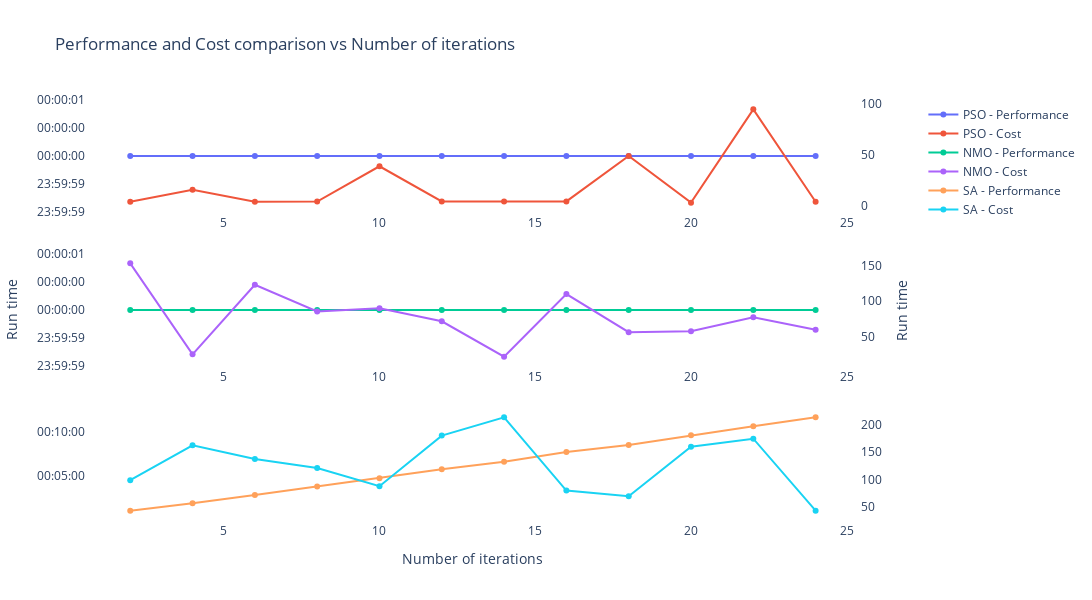

This figure's notebook cell:
### Markdown cell above
<h3>Combined subplots for all algorithms</h3>

### Code cell
fig = make_subplots(rows= 3, cols= 1, shared_xaxes=True, specs=[[{"secondary_y": True}],[{"secondary_y": True}],[{"secondary_y": True}]])

fig.add_trace(go.Scatter(x= df['index'], y= pd.to_datetime(df['performance']), name= 'PSO - Performance'),secondary_y=False, row= 1, col= 1)
fig.add_trace(go.Scatter(x= df['index'], y= abs(df['score']), name= 'PSO - Cost'), secondary_y= True, row= 1, col= 1)

fig.add_trace(go.Scatter(x= df2['index'], y= pd.to_datetime(df2['performace']), name= 'NMO - Performance'),secondary_y=False,row= 2, col= 1)
fig.add_trace(go.Scatter(x= df2['index'], y= abs(df2['score']), name= 'NMO - Cost'), secondary_y= True, row= 2, col= 1)

fig.add_trace(go.Scatter(x= df3['iteration'], y= pd.to_datetime(df3['execution_time'], unit='s'), name= 'SA - Performance'),secondary_y=False, row= 3, col= 1)
fig.add_trace(go.Scatter(x= df3['iteration'], y= abs(df3['best_cost']), name= 'SA - Cost'), secondary_y= True, row= 3, col= 1)

fig.update_layout(
    title= 'Performance and Cost comparison vs Number of iterations',
    plot_bgcolor='white',
    height=600, 
    width=1100
)

fig.update_yaxes(showline= True,tickformat= "%H:%M:%S",row=1,col=1)
fig.update_yaxes(showline= True,title= 'Run time',tickformat= "%H:%M:%S",row=2,col=1)
fig.update_yaxes(showline= True,tickformat= "%H:%M:%S",row=3,col=1)

fig.update_xaxes(showline=True,showgrid=False, showticklabels=True, row=1,col=1)
fig.update_xaxes(showline=True,showgrid=False, showticklabels=True, row=2,col=1)
fig.update_xaxes(showline=True,showgrid=False, showticklabels=True,title= 'Number of iterations', row=3,col=1)

### Figure 1 — Plotly figure (JSON) as saved in the notebook; plotly's stock layout.template omitted (floating-point values rounded to 4 significant figures)
{"data": [{"name": "PSO - Performance", "type": "scatter", "x": [2, 4, 6, 8, 10, 12, 14, 16, 18, 20, 22, 24], "xaxis": "x", "y": ["1970-01-01T00:00:00", "1970-01-01T00:00:00", "1970-01-01T00:00:00", "1970-01-01T00:00:00.000001", "1970-01-01T00:00:00.000001", "1970-01-01T00:00:00.000001", "1970-01-01T00:00:00.000002", "1970-01-01T00:00:00.000002", "1970-01-01T00:00:00.000002", "1970-01-01T00:00:00.000003", "1970-01-01T00:00:00.000003", "1970-01-01T00:00:00.000003"], "yaxis": "y"}, {"name": "PSO - Cost", "type": "scatter", "x": [2, 4, 6, 8, 10, 12, 14, 16, 18, 20, 22, 24], "xaxis": "x", "y": [3.964, 15.63, 4.036, 4.115, 38.55, 4.222, 4.122, 4.231, 48.69, 3.041, 94.12, 3.885], "yaxis": "y2"}, {"name": "NMO - Performance", "type": "scatter", "x": [2, 4, 6, 8, 10, 12, 14, 16, 18, 20, 22, 24], "xaxis": "x2", "y": ["1970-01-01T00:00:00", "1970-01-01T00:00:00", "1970-01-01T00:00:00", "1970-01-01T00:00:00", "1970-01-01T00:00:00", "1970-01-01T00:00:00", "1970-01-01T00:00:00.000001", "1970-01-01T00:00:00.000001", "1970-01-01T00:00:00.000001", "1970-01-01T00:00:00.000001", "1970-01-01T00:00:00.000001", "1970-01-01T00:00:00.000001"], "yaxis": "y3"}, {"name": "NMO - Cost", "type": "scatter", "x": [2, 4, 6, 8, 10, 12, 14, 16, 18, 20, 22, 24], "xaxis": "x2", "y": [153.3, 24.49, 123.1, 85.2, 89.7, 71.26, 21.24, 109.9, 55.87, 57.07, 77.13, 59.26], "yaxis": "y4"}, {"name": "SA - Performance", "type": "scatter", "x": [2, 4, 6, 8, 10, 12, 14, 16, 18, 20, 22, 24], "xaxis": "x3", "y": ["1970-01-01T00:01:04.373920", "1970-01-01T00:01:54.565964", "1970-01-01T00:02:50.615253", "1970-01-01T00:03:48.903300", "1970-01-01T00:04:44.697638", "1970-01-01T00:05:45.809564", "1970-01-01T00:06:35.953250", "1970-01-01T00:07:42.163676", "1970-01-01T00:08:30.673351", "1970-01-01T00:09:35.826006", "1970-01-01T00:10:37.162367", "1970-01-01T00:11:38.184882"], "yaxis": "y5"}, {"name": "SA - Cost", "type": "scatter", "x": [2, 4, 6, 8, 10, 12, 14, 16, 18, 20, 22, 24], "xaxis": "x3", "y": [99.11, 162.5, 137.5, 121.3, 88.04, 180.3, 213.6, 80.13, 69.87, 160.0, 174.7, 43.54], "yaxis": "y6"}], "layout": {"height": 600, "plot_bgcolor": "white", "title": {"text": "Performance and Cost comparison vs Number of iterations"}, "width": 1100, "xaxis": {"anchor": "y", "autorange": true, "domain": [0, 0.94], "matches": "x3", "range": [0.6412, 25.36], "showgrid": false, "showline": true, "showticklabels": true, "type": "linear"}, "xaxis2": {"anchor": "y3", "autorange": true, "domain": [0, 0.94], "matches": "x3", "range": [0.6412, 25.36], "showgrid": false, "showline": true, "showticklabels": true, "type": "linear"}, "xaxis3": {"anchor": "y5", "autorange": true, "domain": [0, 0.94], "range": [0.6412, 25.36], "showgrid": false, "showline": true, "showticklabels": true, "title": {"text": "Number of iterations"}, "type": "linear"}, "yaxis": {"anchor": "x", "autorange": true, "domain": [0.7333, 1], "range": ["1970-01-01", "1970-01-01"], "showline": true, "tickformat": "%H:%M:%S", "type": "date"}, "yaxis2": {"anchor": "x", "autorange": true, "overlaying": "y", "range": [-6.086, 103.2], "showline": true, "side": "right", "tickformat": "%H:%M:%S", "type": "linear"}, "yaxis3": {"anchor": "x2", "autorange": true, "domain": [0.3667, 0.6333], "range": ["1970-01-01", "1970-01-01"], "showline": true, "tickformat": "%H:%M:%S", "title": {"text": "Run time"}, "type": "date"}, "yaxis4": {"anchor": "x2", "autorange": true, "overlaying": "y3", "range": [8.003, 166.6], "showline": true, "side": "right", "tickformat": "%H:%M:%S", "title": {"text": "Run time"}, "type": "linear"}, "yaxis5": {"anchor": "x3", "autorange": true, "domain": [0, 0.2667], "range": ["1970-01-01 00:00:00.857", "1970-01-01 00:12:41.7018"], "showline": true, "tickformat": "%H:%M:%S", "type": "date"}, "yaxis6": {"anchor": "x3", "autorange": true, "overlaying": "y5", "range": [26.51, 230.6], "showline": true, "side": "right", "tickformat": "%H:%M:%S", "type": "linear"}}}
